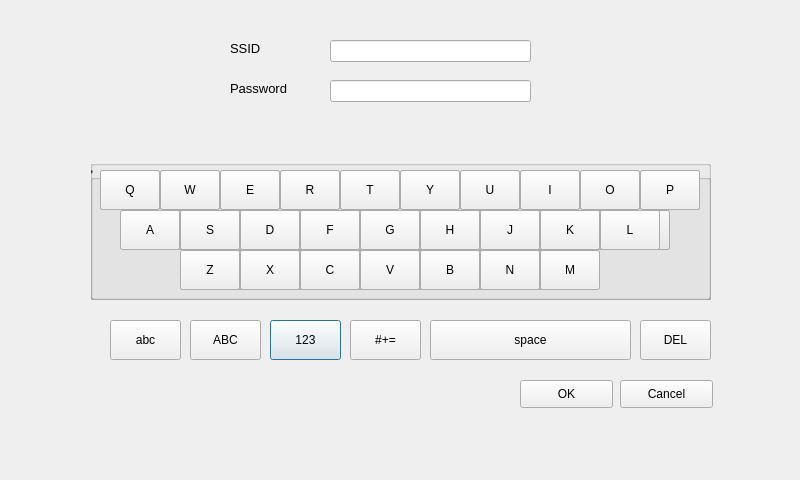
<?xml version="1.0" encoding="UTF-8"?>
<ui version="4.0">
 <class>enter_wifi_password</class>
 <widget class="QDialog" name="enter_wifi_password">
  <property name="geometry">
   <rect>
    <x>0</x>
    <y>0</y>
    <width>800</width>
    <height>480</height>
   </rect>
  </property>
  <property name="windowTitle">
   <string>Dialog</string>
  </property>
  <widget class="QLabel" name="label">
   <property name="geometry">
    <rect>
     <x>230</x>
     <y>40</y>
     <width>121</width>
     <height>16</height>
    </rect>
   </property>
   <property name="font">
    <font>
     <pointsize>10</pointsize>
    </font>
   </property>
   <property name="text">
    <string>SSID</string>
   </property>
  </widget>
  <widget class="QLabel" name="label_2">
   <property name="geometry">
    <rect>
     <x>230</x>
     <y>80</y>
     <width>121</width>
     <height>16</height>
    </rect>
   </property>
   <property name="font">
    <font>
     <pointsize>10</pointsize>
    </font>
   </property>
   <property name="text">
    <string>Password</string>
   </property>
  </widget>
  <widget class="QLineEdit" name="ssid_textbox">
   <property name="geometry">
    <rect>
     <x>330</x>
     <y>40</y>
     <width>201</width>
     <height>22</height>
    </rect>
   </property>
   <property name="readOnly">
    <bool>true</bool>
   </property>
  </widget>
  <widget class="QLineEdit" name="password_textbox">
   <property name="geometry">
    <rect>
     <x>330</x>
     <y>80</y>
     <width>201</width>
     <height>22</height>
    </rect>
   </property>
   <property name="echoMode">
    <enum>QLineEdit::Password</enum>
   </property>
  </widget>
  <widget class="QPushButton" name="number_button">
   <property name="geometry">
    <rect>
     <x>270</x>
     <y>320</y>
     <width>71</width>
     <height>40</height>
    </rect>
   </property>
   <property name="text">
    <string>123</string>
   </property>
  </widget>
  <widget class="QPushButton" name="space_button">
   <property name="geometry">
    <rect>
     <x>430</x>
     <y>320</y>
     <width>201</width>
     <height>40</height>
    </rect>
   </property>
   <property name="text">
    <string>space</string>
   </property>
  </widget>
  <widget class="QPushButton" name="del_button">
   <property name="geometry">
    <rect>
     <x>640</x>
     <y>320</y>
     <width>71</width>
     <height>40</height>
    </rect>
   </property>
   <property name="text">
    <string>DEL</string>
   </property>
  </widget>
  <widget class="QPushButton" name="symbol_button">
   <property name="geometry">
    <rect>
     <x>350</x>
     <y>320</y>
     <width>71</width>
     <height>40</height>
    </rect>
   </property>
   <property name="text">
    <string>#+=</string>
   </property>
  </widget>
  <widget class="QGroupBox" name="abc_groupbox">
   <property name="geometry">
    <rect>
     <x>90</x>
     <y>160</y>
     <width>621</width>
     <height>140</height>
    </rect>
   </property>
   <property name="title">
    <string/>
   </property>
   <widget class="QPushButton" name="pushButton_3">
    <property name="geometry">
     <rect>
      <x>130</x>
      <y>10</y>
      <width>60</width>
      <height>40</height>
     </rect>
    </property>
    <property name="text">
     <string>e</string>
    </property>
   </widget>
   <widget class="QPushButton" name="pushButton_9">
    <property name="geometry">
     <rect>
      <x>490</x>
      <y>10</y>
      <width>60</width>
      <height>40</height>
     </rect>
    </property>
    <property name="text">
     <string>o</string>
    </property>
   </widget>
   <widget class="QPushButton" name="pushButton_4">
    <property name="geometry">
     <rect>
      <x>190</x>
      <y>10</y>
      <width>60</width>
      <height>40</height>
     </rect>
    </property>
    <property name="text">
     <string>r</string>
    </property>
   </widget>
   <widget class="QPushButton" name="pushButton_10">
    <property name="geometry">
     <rect>
      <x>550</x>
      <y>10</y>
      <width>60</width>
      <height>40</height>
     </rect>
    </property>
    <property name="text">
     <string>p</string>
    </property>
   </widget>
   <widget class="QPushButton" name="pushButton_17">
    <property name="geometry">
     <rect>
      <x>390</x>
      <y>50</y>
      <width>60</width>
      <height>40</height>
     </rect>
    </property>
    <property name="text">
     <string>j</string>
    </property>
   </widget>
   <widget class="QPushButton" name="pushButton_14">
    <property name="geometry">
     <rect>
      <x>150</x>
      <y>90</y>
      <width>60</width>
      <height>40</height>
     </rect>
    </property>
    <property name="text">
     <string>x</string>
    </property>
   </widget>
   <widget class="QPushButton" name="pushButton_23">
    <property name="geometry">
     <rect>
      <x>90</x>
      <y>90</y>
      <width>60</width>
      <height>40</height>
     </rect>
    </property>
    <property name="text">
     <string>z</string>
    </property>
   </widget>
   <widget class="QPushButton" name="pushButton_6">
    <property name="geometry">
     <rect>
      <x>310</x>
      <y>10</y>
      <width>60</width>
      <height>40</height>
     </rect>
    </property>
    <property name="text">
     <string>y</string>
    </property>
   </widget>
   <widget class="QPushButton" name="pushButton_2">
    <property name="geometry">
     <rect>
      <x>70</x>
      <y>10</y>
      <width>60</width>
      <height>40</height>
     </rect>
    </property>
    <property name="text">
     <string>w</string>
    </property>
   </widget>
   <widget class="QPushButton" name="pushButton_24">
    <property name="geometry">
     <rect>
      <x>390</x>
      <y>90</y>
      <width>60</width>
      <height>40</height>
     </rect>
    </property>
    <property name="text">
     <string>n</string>
    </property>
   </widget>
   <widget class="QPushButton" name="pushButton_13">
    <property name="geometry">
     <rect>
      <x>270</x>
      <y>50</y>
      <width>60</width>
      <height>40</height>
     </rect>
    </property>
    <property name="text">
     <string>g</string>
    </property>
   </widget>
   <widget class="QPushButton" name="pushButton_11">
    <property name="geometry">
     <rect>
      <x>150</x>
      <y>50</y>
      <width>60</width>
      <height>40</height>
     </rect>
    </property>
    <property name="text">
     <string>d</string>
    </property>
   </widget>
   <widget class="QPushButton" name="pushButton_7">
    <property name="geometry">
     <rect>
      <x>370</x>
      <y>10</y>
      <width>60</width>
      <height>40</height>
     </rect>
    </property>
    <property name="text">
     <string>u</string>
    </property>
   </widget>
   <widget class="QPushButton" name="pushButton_25">
    <property name="geometry">
     <rect>
      <x>270</x>
      <y>90</y>
      <width>60</width>
      <height>40</height>
     </rect>
    </property>
    <property name="text">
     <string>v</string>
    </property>
   </widget>
   <widget class="QPushButton" name="pushButton_22">
    <property name="geometry">
     <rect>
      <x>450</x>
      <y>90</y>
      <width>60</width>
      <height>40</height>
     </rect>
    </property>
    <property name="text">
     <string>m</string>
    </property>
   </widget>
   <widget class="QPushButton" name="pushButton_21">
    <property name="geometry">
     <rect>
      <x>330</x>
      <y>90</y>
      <width>60</width>
      <height>40</height>
     </rect>
    </property>
    <property name="text">
     <string>b</string>
    </property>
   </widget>
   <widget class="QPushButton" name="pushButton_26">
    <property name="geometry">
     <rect>
      <x>210</x>
      <y>90</y>
      <width>60</width>
      <height>40</height>
     </rect>
    </property>
    <property name="text">
     <string>c</string>
    </property>
   </widget>
   <widget class="QPushButton" name="pushButton_12">
    <property name="geometry">
     <rect>
      <x>210</x>
      <y>50</y>
      <width>60</width>
      <height>40</height>
     </rect>
    </property>
    <property name="text">
     <string>f</string>
    </property>
   </widget>
   <widget class="QPushButton" name="pushButton_18">
    <property name="geometry">
     <rect>
      <x>90</x>
      <y>50</y>
      <width>60</width>
      <height>40</height>
     </rect>
    </property>
    <property name="text">
     <string>s</string>
    </property>
   </widget>
   <widget class="QPushButton" name="pushButton_15">
    <property name="geometry">
     <rect>
      <x>30</x>
      <y>50</y>
      <width>60</width>
      <height>40</height>
     </rect>
    </property>
    <property name="text">
     <string>a</string>
    </property>
   </widget>
   <widget class="QPushButton" name="pushButton_5">
    <property name="geometry">
     <rect>
      <x>250</x>
      <y>10</y>
      <width>60</width>
      <height>40</height>
     </rect>
    </property>
    <property name="text">
     <string>t</string>
    </property>
   </widget>
   <widget class="QPushButton" name="pushButton_8">
    <property name="geometry">
     <rect>
      <x>430</x>
      <y>10</y>
      <width>60</width>
      <height>40</height>
     </rect>
    </property>
    <property name="text">
     <string>i</string>
    </property>
   </widget>
   <widget class="QPushButton" name="pushButton_20">
    <property name="geometry">
     <rect>
      <x>510</x>
      <y>50</y>
      <width>60</width>
      <height>40</height>
     </rect>
    </property>
    <property name="text">
     <string>l</string>
    </property>
   </widget>
   <widget class="QPushButton" name="pushButton_16">
    <property name="geometry">
     <rect>
      <x>330</x>
      <y>50</y>
      <width>60</width>
      <height>40</height>
     </rect>
    </property>
    <property name="text">
     <string>h</string>
    </property>
   </widget>
   <widget class="QPushButton" name="pushButton_135">
    <property name="geometry">
     <rect>
      <x>10</x>
      <y>10</y>
      <width>60</width>
      <height>40</height>
     </rect>
    </property>
    <property name="text">
     <string>q</string>
    </property>
   </widget>
   <widget class="QPushButton" name="pushButton_19">
    <property name="geometry">
     <rect>
      <x>450</x>
      <y>50</y>
      <width>60</width>
      <height>40</height>
     </rect>
    </property>
    <property name="text">
     <string>k</string>
    </property>
   </widget>
  </widget>
  <widget class="QGroupBox" name="number_groupbox">
   <property name="geometry">
    <rect>
     <x>90</x>
     <y>160</y>
     <width>621</width>
     <height>140</height>
    </rect>
   </property>
   <property name="title">
    <string>,</string>
   </property>
   <widget class="QPushButton" name="pushButton_60">
    <property name="geometry">
     <rect>
      <x>130</x>
      <y>10</y>
      <width>60</width>
      <height>40</height>
     </rect>
    </property>
    <property name="text">
     <string>3</string>
    </property>
   </widget>
   <widget class="QPushButton" name="pushButton_61">
    <property name="geometry">
     <rect>
      <x>490</x>
      <y>10</y>
      <width>60</width>
      <height>40</height>
     </rect>
    </property>
    <property name="text">
     <string>9</string>
    </property>
   </widget>
   <widget class="QPushButton" name="pushButton_62">
    <property name="geometry">
     <rect>
      <x>190</x>
      <y>10</y>
      <width>60</width>
      <height>40</height>
     </rect>
    </property>
    <property name="text">
     <string>4</string>
    </property>
   </widget>
   <widget class="QPushButton" name="pushButton_63">
    <property name="geometry">
     <rect>
      <x>550</x>
      <y>10</y>
      <width>60</width>
      <height>40</height>
     </rect>
    </property>
    <property name="text">
     <string>0</string>
    </property>
   </widget>
   <widget class="QPushButton" name="pushButton_64">
    <property name="geometry">
     <rect>
      <x>400</x>
      <y>50</y>
      <width>60</width>
      <height>40</height>
     </rect>
    </property>
    <property name="text">
     <string>$</string>
    </property>
   </widget>
   <widget class="QPushButton" name="pushButton_65">
    <property name="geometry">
     <rect>
      <x>180</x>
      <y>90</y>
      <width>60</width>
      <height>40</height>
     </rect>
    </property>
    <property name="text">
     <string>,</string>
    </property>
   </widget>
   <widget class="QPushButton" name="pushButton_66">
    <property name="geometry">
     <rect>
      <x>120</x>
      <y>90</y>
      <width>60</width>
      <height>40</height>
     </rect>
    </property>
    <property name="text">
     <string>.</string>
    </property>
   </widget>
   <widget class="QPushButton" name="pushButton_67">
    <property name="geometry">
     <rect>
      <x>310</x>
      <y>10</y>
      <width>60</width>
      <height>40</height>
     </rect>
    </property>
    <property name="text">
     <string>6</string>
    </property>
   </widget>
   <widget class="QPushButton" name="pushButton_68">
    <property name="geometry">
     <rect>
      <x>70</x>
      <y>10</y>
      <width>60</width>
      <height>40</height>
     </rect>
    </property>
    <property name="text">
     <string>2</string>
    </property>
   </widget>
   <widget class="QPushButton" name="pushButton_70">
    <property name="geometry">
     <rect>
      <x>280</x>
      <y>50</y>
      <width>60</width>
      <height>40</height>
     </rect>
    </property>
    <property name="text">
     <string>(</string>
    </property>
   </widget>
   <widget class="QPushButton" name="pushButton_71">
    <property name="geometry">
     <rect>
      <x>160</x>
      <y>50</y>
      <width>60</width>
      <height>40</height>
     </rect>
    </property>
    <property name="text">
     <string>:</string>
    </property>
   </widget>
   <widget class="QPushButton" name="pushButton_72">
    <property name="geometry">
     <rect>
      <x>370</x>
      <y>10</y>
      <width>60</width>
      <height>40</height>
     </rect>
    </property>
    <property name="text">
     <string>7</string>
    </property>
   </widget>
   <widget class="QPushButton" name="pushButton_73">
    <property name="geometry">
     <rect>
      <x>300</x>
      <y>90</y>
      <width>60</width>
      <height>40</height>
     </rect>
    </property>
    <property name="text">
     <string>!</string>
    </property>
   </widget>
   <widget class="QPushButton" name="pushButton_75">
    <property name="geometry">
     <rect>
      <x>360</x>
      <y>90</y>
      <width>60</width>
      <height>40</height>
     </rect>
    </property>
    <property name="text">
     <string>'</string>
    </property>
   </widget>
   <widget class="QPushButton" name="pushButton_76">
    <property name="geometry">
     <rect>
      <x>240</x>
      <y>90</y>
      <width>60</width>
      <height>40</height>
     </rect>
    </property>
    <property name="text">
     <string>?</string>
    </property>
   </widget>
   <widget class="QPushButton" name="pushButton_77">
    <property name="geometry">
     <rect>
      <x>220</x>
      <y>50</y>
      <width>60</width>
      <height>40</height>
     </rect>
    </property>
    <property name="text">
     <string>;</string>
    </property>
   </widget>
   <widget class="QPushButton" name="pushButton_78">
    <property name="geometry">
     <rect>
      <x>100</x>
      <y>50</y>
      <width>60</width>
      <height>40</height>
     </rect>
    </property>
    <property name="text">
     <string>/</string>
    </property>
   </widget>
   <widget class="QPushButton" name="pushButton_79">
    <property name="geometry">
     <rect>
      <x>40</x>
      <y>50</y>
      <width>60</width>
      <height>40</height>
     </rect>
    </property>
    <property name="text">
     <string>-</string>
    </property>
   </widget>
   <widget class="QPushButton" name="pushButton_80">
    <property name="geometry">
     <rect>
      <x>250</x>
      <y>10</y>
      <width>60</width>
      <height>40</height>
     </rect>
    </property>
    <property name="text">
     <string>5</string>
    </property>
   </widget>
   <widget class="QPushButton" name="pushButton_81">
    <property name="geometry">
     <rect>
      <x>430</x>
      <y>10</y>
      <width>60</width>
      <height>40</height>
     </rect>
    </property>
    <property name="text">
     <string>8</string>
    </property>
   </widget>
   <widget class="QPushButton" name="pushButton_82">
    <property name="geometry">
     <rect>
      <x>520</x>
      <y>50</y>
      <width>60</width>
      <height>40</height>
     </rect>
    </property>
    <property name="text">
     <string>@</string>
    </property>
   </widget>
   <widget class="QPushButton" name="pushButton_83">
    <property name="geometry">
     <rect>
      <x>340</x>
      <y>50</y>
      <width>60</width>
      <height>40</height>
     </rect>
    </property>
    <property name="text">
     <string>)</string>
    </property>
   </widget>
   <widget class="QPushButton" name="pushButton_84">
    <property name="geometry">
     <rect>
      <x>10</x>
      <y>10</y>
      <width>60</width>
      <height>40</height>
     </rect>
    </property>
    <property name="text">
     <string>1</string>
    </property>
   </widget>
   <widget class="QPushButton" name="pushButton_85">
    <property name="geometry">
     <rect>
      <x>460</x>
      <y>50</y>
      <width>60</width>
      <height>40</height>
     </rect>
    </property>
    <property name="text">
     <string>&amp;&amp;</string>
    </property>
   </widget>
   <widget class="QPushButton" name="pushButton_86">
    <property name="geometry">
     <rect>
      <x>420</x>
      <y>90</y>
      <width>60</width>
      <height>40</height>
     </rect>
    </property>
    <property name="text">
     <string>&quot;</string>
    </property>
   </widget>
  </widget>
  <widget class="QPushButton" name="abc_button">
   <property name="geometry">
    <rect>
     <x>110</x>
     <y>320</y>
     <width>71</width>
     <height>40</height>
    </rect>
   </property>
   <property name="text">
    <string>abc</string>
   </property>
  </widget>
  <widget class="QPushButton" name="ABC_button">
   <property name="geometry">
    <rect>
     <x>190</x>
     <y>320</y>
     <width>71</width>
     <height>40</height>
    </rect>
   </property>
   <property name="text">
    <string>ABC</string>
   </property>
  </widget>
  <widget class="QGroupBox" name="symbol_groupbox">
   <property name="geometry">
    <rect>
     <x>90</x>
     <y>160</y>
     <width>621</width>
     <height>140</height>
    </rect>
   </property>
   <property name="title">
    <string>,</string>
   </property>
   <widget class="QPushButton" name="pushButton_111">
    <property name="geometry">
     <rect>
      <x>130</x>
      <y>10</y>
      <width>60</width>
      <height>40</height>
     </rect>
    </property>
    <property name="text">
     <string>{</string>
    </property>
   </widget>
   <widget class="QPushButton" name="pushButton_112">
    <property name="geometry">
     <rect>
      <x>490</x>
      <y>10</y>
      <width>60</width>
      <height>40</height>
     </rect>
    </property>
    <property name="text">
     <string>+</string>
    </property>
   </widget>
   <widget class="QPushButton" name="pushButton_113">
    <property name="geometry">
     <rect>
      <x>190</x>
      <y>10</y>
      <width>60</width>
      <height>40</height>
     </rect>
    </property>
    <property name="text">
     <string>}</string>
    </property>
   </widget>
   <widget class="QPushButton" name="pushButton_114">
    <property name="geometry">
     <rect>
      <x>550</x>
      <y>10</y>
      <width>60</width>
      <height>40</height>
     </rect>
    </property>
    <property name="text">
     <string>=</string>
    </property>
   </widget>
   <widget class="QPushButton" name="pushButton_115">
    <property name="geometry">
     <rect>
      <x>400</x>
      <y>50</y>
      <width>60</width>
      <height>40</height>
     </rect>
    </property>
    <property name="text">
     <string>$</string>
    </property>
   </widget>
   <widget class="QPushButton" name="pushButton_118">
    <property name="geometry">
     <rect>
      <x>310</x>
      <y>10</y>
      <width>60</width>
      <height>40</height>
     </rect>
    </property>
    <property name="text">
     <string>%</string>
    </property>
   </widget>
   <widget class="QPushButton" name="pushButton_119">
    <property name="geometry">
     <rect>
      <x>70</x>
      <y>10</y>
      <width>60</width>
      <height>40</height>
     </rect>
    </property>
    <property name="text">
     <string>]</string>
    </property>
   </widget>
   <widget class="QPushButton" name="pushButton_120">
    <property name="geometry">
     <rect>
      <x>280</x>
      <y>50</y>
      <width>60</width>
      <height>40</height>
     </rect>
    </property>
    <property name="text">
     <string>&lt;</string>
    </property>
   </widget>
   <widget class="QPushButton" name="pushButton_121">
    <property name="geometry">
     <rect>
      <x>160</x>
      <y>50</y>
      <width>60</width>
      <height>40</height>
     </rect>
    </property>
    <property name="text">
     <string>|</string>
    </property>
   </widget>
   <widget class="QPushButton" name="pushButton_122">
    <property name="geometry">
     <rect>
      <x>370</x>
      <y>10</y>
      <width>60</width>
      <height>40</height>
     </rect>
    </property>
    <property name="text">
     <string>^</string>
    </property>
   </widget>
   <widget class="QPushButton" name="pushButton_126">
    <property name="geometry">
     <rect>
      <x>220</x>
      <y>50</y>
      <width>60</width>
      <height>40</height>
     </rect>
    </property>
    <property name="text">
     <string>~</string>
    </property>
   </widget>
   <widget class="QPushButton" name="pushButton_127">
    <property name="geometry">
     <rect>
      <x>100</x>
      <y>50</y>
      <width>60</width>
      <height>40</height>
     </rect>
    </property>
    <property name="text">
     <string>\</string>
    </property>
   </widget>
   <widget class="QPushButton" name="pushButton_128">
    <property name="geometry">
     <rect>
      <x>40</x>
      <y>50</y>
      <width>60</width>
      <height>40</height>
     </rect>
    </property>
    <property name="text">
     <string>_</string>
    </property>
   </widget>
   <widget class="QPushButton" name="pushButton_129">
    <property name="geometry">
     <rect>
      <x>250</x>
      <y>10</y>
      <width>60</width>
      <height>40</height>
     </rect>
    </property>
    <property name="text">
     <string>#</string>
    </property>
   </widget>
   <widget class="QPushButton" name="pushButton_130">
    <property name="geometry">
     <rect>
      <x>430</x>
      <y>10</y>
      <width>60</width>
      <height>40</height>
     </rect>
    </property>
    <property name="text">
     <string>*</string>
    </property>
   </widget>
   <widget class="QPushButton" name="pushButton_131">
    <property name="geometry">
     <rect>
      <x>520</x>
      <y>50</y>
      <width>60</width>
      <height>40</height>
     </rect>
    </property>
    <property name="text">
     <string>@</string>
    </property>
   </widget>
   <widget class="QPushButton" name="pushButton_132">
    <property name="geometry">
     <rect>
      <x>340</x>
      <y>50</y>
      <width>60</width>
      <height>40</height>
     </rect>
    </property>
    <property name="text">
     <string>&gt;</string>
    </property>
   </widget>
   <widget class="QPushButton" name="pushButton_133">
    <property name="geometry">
     <rect>
      <x>10</x>
      <y>10</y>
      <width>60</width>
      <height>40</height>
     </rect>
    </property>
    <property name="text">
     <string>[</string>
    </property>
   </widget>
   <widget class="QPushButton" name="pushButton_134">
    <property name="geometry">
     <rect>
      <x>460</x>
      <y>50</y>
      <width>60</width>
      <height>40</height>
     </rect>
    </property>
    <property name="text">
     <string>`</string>
    </property>
   </widget>
  </widget>
  <widget class="QPushButton" name="ok_button">
   <property name="geometry">
    <rect>
     <x>520</x>
     <y>380</y>
     <width>93</width>
     <height>28</height>
    </rect>
   </property>
   <property name="text">
    <string>OK</string>
   </property>
  </widget>
  <widget class="QPushButton" name="cancel_button">
   <property name="geometry">
    <rect>
     <x>620</x>
     <y>380</y>
     <width>93</width>
     <height>28</height>
    </rect>
   </property>
   <property name="text">
    <string>Cancel</string>
   </property>
  </widget>
  <widget class="QGroupBox" name="ABC_groupbox">
   <property name="geometry">
    <rect>
     <x>90</x>
     <y>160</y>
     <width>621</width>
     <height>140</height>
    </rect>
   </property>
   <property name="title">
    <string/>
   </property>
   <widget class="QPushButton" name="pushButton_27">
    <property name="geometry">
     <rect>
      <x>130</x>
      <y>10</y>
      <width>60</width>
      <height>40</height>
     </rect>
    </property>
    <property name="text">
     <string>E</string>
    </property>
   </widget>
   <widget class="QPushButton" name="pushButton_28">
    <property name="geometry">
     <rect>
      <x>490</x>
      <y>10</y>
      <width>60</width>
      <height>40</height>
     </rect>
    </property>
    <property name="text">
     <string>O</string>
    </property>
   </widget>
   <widget class="QPushButton" name="pushButton_29">
    <property name="geometry">
     <rect>
      <x>190</x>
      <y>10</y>
      <width>60</width>
      <height>40</height>
     </rect>
    </property>
    <property name="text">
     <string>R</string>
    </property>
   </widget>
   <widget class="QPushButton" name="pushButton_30">
    <property name="geometry">
     <rect>
      <x>550</x>
      <y>10</y>
      <width>60</width>
      <height>40</height>
     </rect>
    </property>
    <property name="text">
     <string>P</string>
    </property>
   </widget>
   <widget class="QPushButton" name="pushButton_31">
    <property name="geometry">
     <rect>
      <x>390</x>
      <y>50</y>
      <width>60</width>
      <height>40</height>
     </rect>
    </property>
    <property name="text">
     <string>J</string>
    </property>
   </widget>
   <widget class="QPushButton" name="pushButton_32">
    <property name="geometry">
     <rect>
      <x>150</x>
      <y>90</y>
      <width>60</width>
      <height>40</height>
     </rect>
    </property>
    <property name="text">
     <string>X</string>
    </property>
   </widget>
   <widget class="QPushButton" name="pushButton_33">
    <property name="geometry">
     <rect>
      <x>90</x>
      <y>90</y>
      <width>60</width>
      <height>40</height>
     </rect>
    </property>
    <property name="text">
     <string>Z</string>
    </property>
   </widget>
   <widget class="QPushButton" name="pushButton_34">
    <property name="geometry">
     <rect>
      <x>310</x>
      <y>10</y>
      <width>60</width>
      <height>40</height>
     </rect>
    </property>
    <property name="text">
     <string>Y</string>
    </property>
   </widget>
   <widget class="QPushButton" name="pushButton_35">
    <property name="geometry">
     <rect>
      <x>70</x>
      <y>10</y>
      <width>60</width>
      <height>40</height>
     </rect>
    </property>
    <property name="text">
     <string>W</string>
    </property>
   </widget>
   <widget class="QPushButton" name="pushButton_36">
    <property name="geometry">
     <rect>
      <x>390</x>
      <y>90</y>
      <width>60</width>
      <height>40</height>
     </rect>
    </property>
    <property name="text">
     <string>N</string>
    </property>
   </widget>
   <widget class="QPushButton" name="pushButton_37">
    <property name="geometry">
     <rect>
      <x>270</x>
      <y>50</y>
      <width>60</width>
      <height>40</height>
     </rect>
    </property>
    <property name="text">
     <string>G</string>
    </property>
   </widget>
   <widget class="QPushButton" name="pushButton_38">
    <property name="geometry">
     <rect>
      <x>150</x>
      <y>50</y>
      <width>60</width>
      <height>40</height>
     </rect>
    </property>
    <property name="text">
     <string>D</string>
    </property>
   </widget>
   <widget class="QPushButton" name="pushButton_39">
    <property name="geometry">
     <rect>
      <x>370</x>
      <y>10</y>
      <width>60</width>
      <height>40</height>
     </rect>
    </property>
    <property name="text">
     <string>U</string>
    </property>
   </widget>
   <widget class="QPushButton" name="pushButton_40">
    <property name="geometry">
     <rect>
      <x>270</x>
      <y>90</y>
      <width>60</width>
      <height>40</height>
     </rect>
    </property>
    <property name="text">
     <string>V</string>
    </property>
   </widget>
   <widget class="QPushButton" name="pushButton_41">
    <property name="geometry">
     <rect>
      <x>450</x>
      <y>90</y>
      <width>60</width>
      <height>40</height>
     </rect>
    </property>
    <property name="text">
     <string>M</string>
    </property>
   </widget>
   <widget class="QPushButton" name="pushButton_42">
    <property name="geometry">
     <rect>
      <x>330</x>
      <y>90</y>
      <width>60</width>
      <height>40</height>
     </rect>
    </property>
    <property name="text">
     <string>B</string>
    </property>
   </widget>
   <widget class="QPushButton" name="pushButton_43">
    <property name="geometry">
     <rect>
      <x>210</x>
      <y>90</y>
      <width>60</width>
      <height>40</height>
     </rect>
    </property>
    <property name="text">
     <string>C</string>
    </property>
   </widget>
   <widget class="QPushButton" name="pushButton_44">
    <property name="geometry">
     <rect>
      <x>210</x>
      <y>50</y>
      <width>60</width>
      <height>40</height>
     </rect>
    </property>
    <property name="text">
     <string>F</string>
    </property>
   </widget>
   <widget class="QPushButton" name="pushButton_45">
    <property name="geometry">
     <rect>
      <x>90</x>
      <y>50</y>
      <width>60</width>
      <height>40</height>
     </rect>
    </property>
    <property name="text">
     <string>S</string>
    </property>
   </widget>
   <widget class="QPushButton" name="pushButton_46">
    <property name="geometry">
     <rect>
      <x>30</x>
      <y>50</y>
      <width>60</width>
      <height>40</height>
     </rect>
    </property>
    <property name="text">
     <string>A</string>
    </property>
   </widget>
   <widget class="QPushButton" name="pushButton_47">
    <property name="geometry">
     <rect>
      <x>250</x>
      <y>10</y>
      <width>60</width>
      <height>40</height>
     </rect>
    </property>
    <property name="text">
     <string>T</string>
    </property>
   </widget>
   <widget class="QPushButton" name="pushButton_48">
    <property name="geometry">
     <rect>
      <x>430</x>
      <y>10</y>
      <width>60</width>
      <height>40</height>
     </rect>
    </property>
    <property name="text">
     <string>I</string>
    </property>
   </widget>
   <widget class="QPushButton" name="pushButton_49">
    <property name="geometry">
     <rect>
      <x>510</x>
      <y>50</y>
      <width>60</width>
      <height>40</height>
     </rect>
    </property>
    <property name="text">
     <string>L</string>
    </property>
   </widget>
   <widget class="QPushButton" name="pushButton_50">
    <property name="geometry">
     <rect>
      <x>330</x>
      <y>50</y>
      <width>60</width>
      <height>40</height>
     </rect>
    </property>
    <property name="text">
     <string>H</string>
    </property>
   </widget>
   <widget class="QPushButton" name="pushButton_51">
    <property name="geometry">
     <rect>
      <x>10</x>
      <y>10</y>
      <width>60</width>
      <height>40</height>
     </rect>
    </property>
    <property name="text">
     <string>Q</string>
    </property>
   </widget>
   <widget class="QPushButton" name="pushButton_52">
    <property name="geometry">
     <rect>
      <x>450</x>
      <y>50</y>
      <width>60</width>
      <height>40</height>
     </rect>
    </property>
    <property name="text">
     <string>K</string>
    </property>
   </widget>
  </widget>
  <zorder>number_groupbox</zorder>
  <zorder>symbol_groupbox</zorder>
  <zorder>label</zorder>
  <zorder>label_2</zorder>
  <zorder>ssid_textbox</zorder>
  <zorder>password_textbox</zorder>
  <zorder>number_button</zorder>
  <zorder>space_button</zorder>
  <zorder>del_button</zorder>
  <zorder>symbol_button</zorder>
  <zorder>abc_groupbox</zorder>
  <zorder>abc_button</zorder>
  <zorder>ABC_button</zorder>
  <zorder>ok_button</zorder>
  <zorder>cancel_button</zorder>
  <zorder>ABC_groupbox</zorder>
 </widget>
 <resources/>
 <connections/>
</ui>
